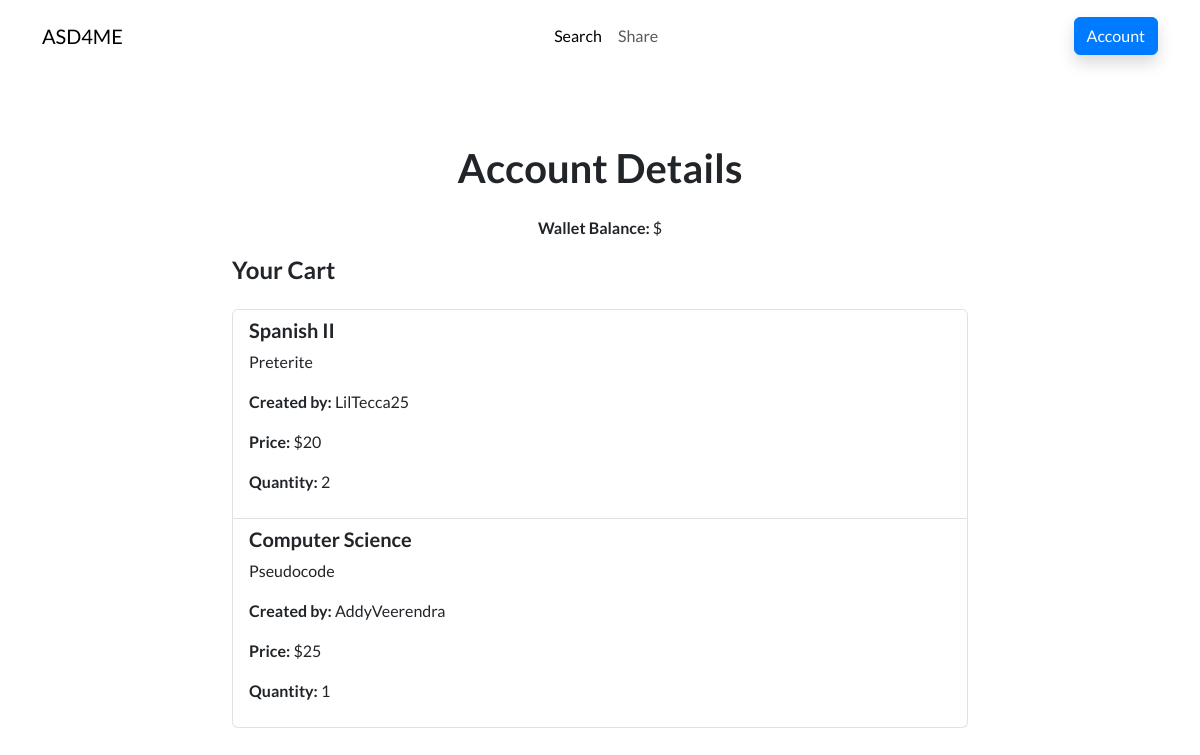
The app's page /market/account (signed in) with its own data.
### models.py (models this page shows)
class CartItem(db.Model):
    id = db.Column(db.Integer, primary_key=True)
    cart_id = db.Column(db.Integer, db.ForeignKey('cart.id'), nullable=False)
    study_guide_id = db.Column(db.Integer, db.ForeignKey('study_guide.id'), nullable=False)
    quantity = db.Column(db.Integer, nullable=False, default=1)
    study_guide = db.relationship('StudyGuide')

class StudyGuide(db.Model):
    id = db.Column(db.Integer, primary_key=True)
    Class = db.Column(db.String(20), nullable=False)
    UnitTopic = db.Column(db.String(20), nullable=False)
    Price = db.Column(db.Integer, nullable=False)
    Creator = db.Column(db.String(20), nullable=False)
    Link = db.Column(db.String(100), nullable=False)

### Market.py (the view)
@market_bp.route('/account', methods=['GET', 'POST'])
@login_required
def account_home():
    cart = current_user.cart
    if cart:
        cart_items = CartItem.query.filter_by(cart_id=cart.id).all()
    else:
        []
    return render_template('account.html', wallet=current_user.wallet, cart_items=cart_items)

### ASD4ME.py (called while the page is built)
@login_manager.user_loader
def load_user(user_id):
    return User.query.get(int(user_id))

### templates/account.html (shortened to what this page needs)
<!DOCTYPE html>
<html lang="en">
<head>
    <link rel="stylesheet" href="/static/assets/bootstrap/css/bootstrap.min.css">
</head>
<body>
    <nav class="navbar navbar-expand-md fixed-top navbar-shrink py-3 navbar-light" id="mainNav">
        <div class="container">
            <a class="navbar-brand d-flex align-items-center" href="/market"><span>ASD4ME</span></a>
            <div class="collapse navbar-collapse" id="navcol-1">
                <ul class="navbar-nav mx-auto">
                    <li class="nav-item"><a class="nav-link active" href="/market/search">Search</a></li>
                    <li class="nav-item"><a class="nav-link" href="/market/share">Share</a></li>
                </ul>
                <a class="btn btn-primary shadow" role="button" href="/market/account">Account</a>
            </div>
        </div>
    </nav>
    <section class="py-5 mt-5">
        <div class="container py-5">
            <div class="row">
                <div class="col-md-8 col-xl-6 text-center mx-auto">
                    <h2 class="display-6 fw-bold mb-4">Account Details</h2>
                    <p><strong>Wallet Balance:</strong> ${{ wallet_balance }}</p>
                </div>
            </div>
            <div class="row d-flex justify-content-center">
                <div class="col-md-8">
                    <h4 class="mb-4">Your Cart</h4>
                    {% if cart_items %}
                        <ul class="list-group">
                            {% for item in cart_items %}
                                <li class="list-group-item">
                                    <h5>{{ item.study_guide.Class }}</h5>
                                    <p>{{ item.study_guide.UnitTopic }}</p>
                                    <p><strong>Created by:</strong> {{ item.study_guide.Creator }}</p>
                                    <p><strong>Price:</strong> ${{ item.study_guide.Price }}</p>
                                    <p><strong>Quantity:</strong> {{ item.quantity }}</p>
                                </li>
                            {% endfor %}
                        </ul>
                    {% else %}
                        <p class="text-muted">Your cart is empty.</p>
                    {% endif %}
                </div>
            </div>
        </div>
    </section>
</body>
</html>

### records on screen
CartItem: study_guide.Class "Spanish II", study_guide.UnitTopic "Preterite", study_guide.Creator "LilTecca25", study_guide.Price "20", quantity "2"
CartItem: study_guide.Class "Computer Science", study_guide.UnitTopic "Pseudocode", study_guide.Creator "AddyVeerendra", study_guide.Price "25", quantity "1"
